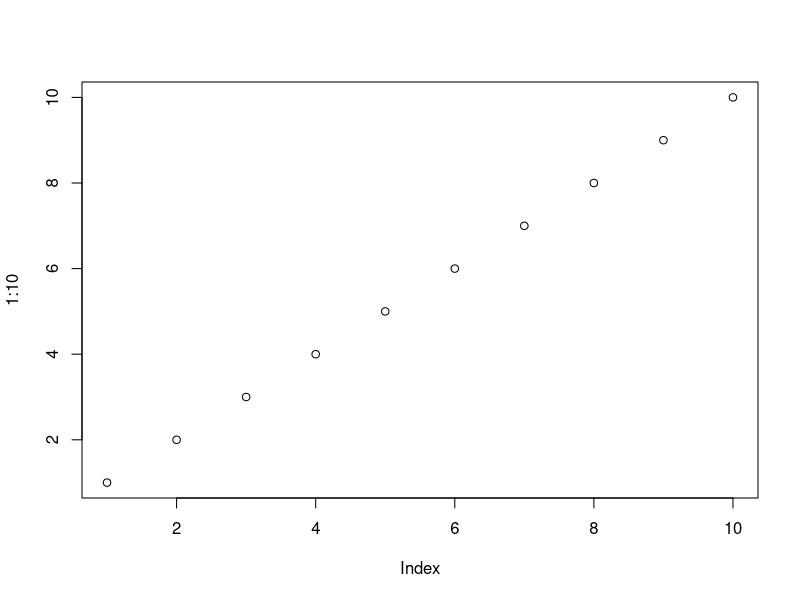
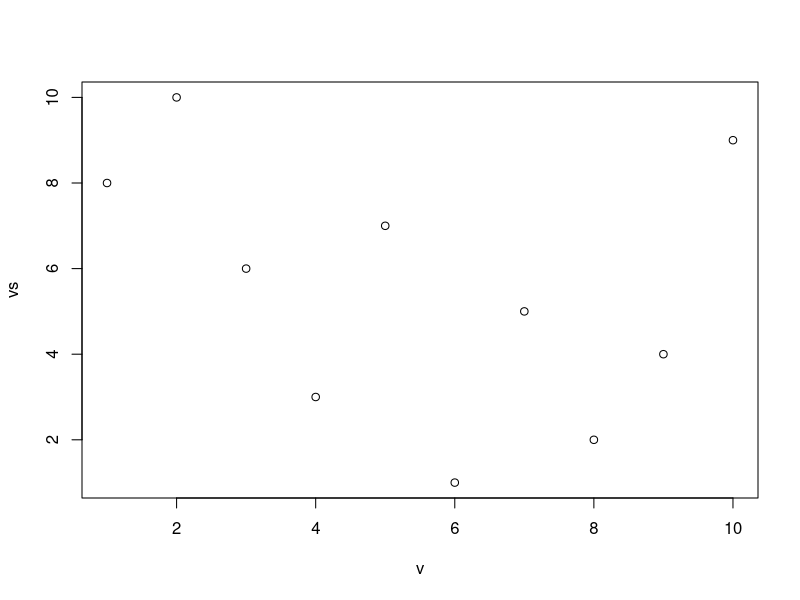
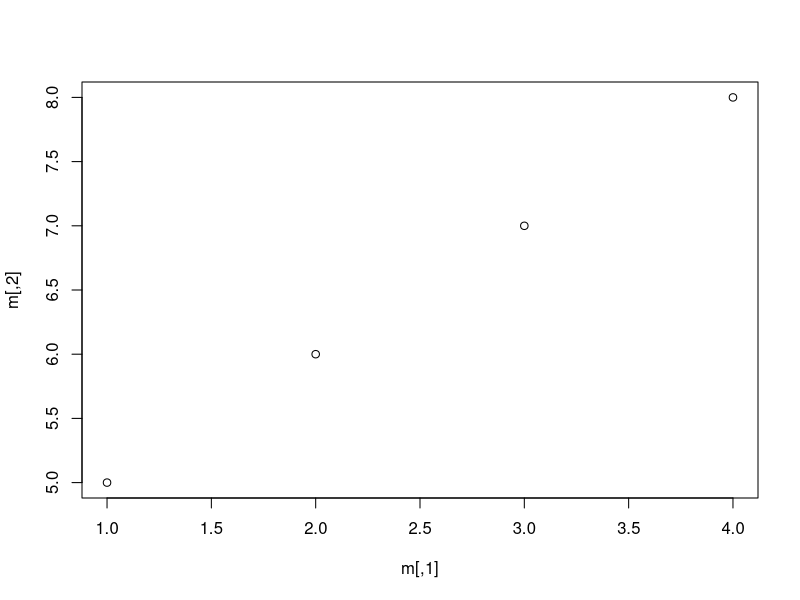
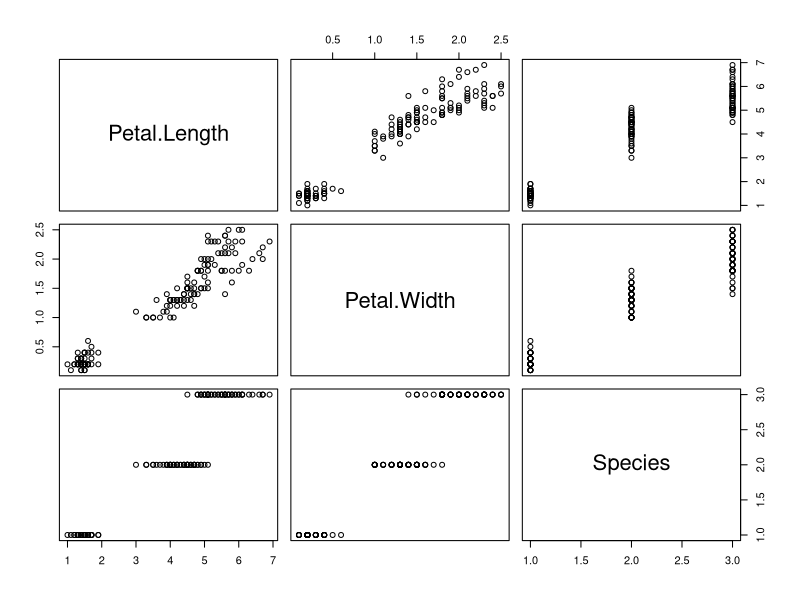
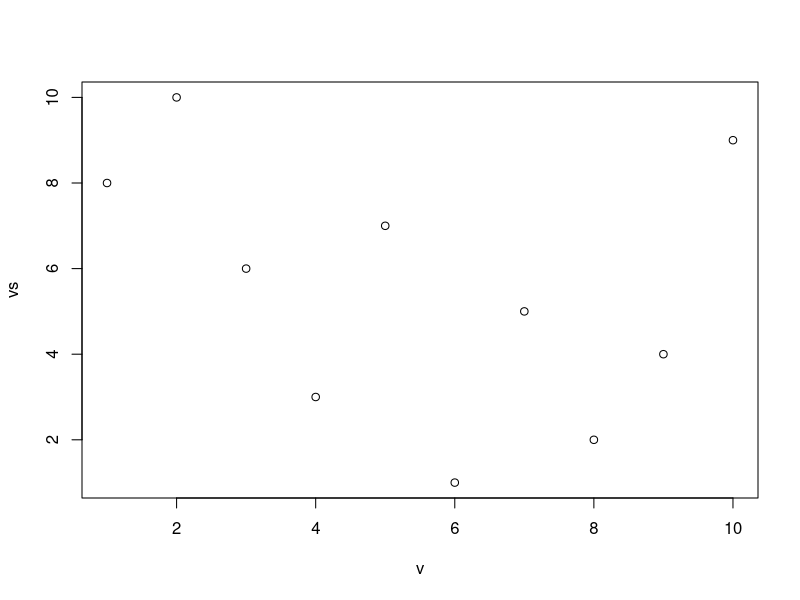
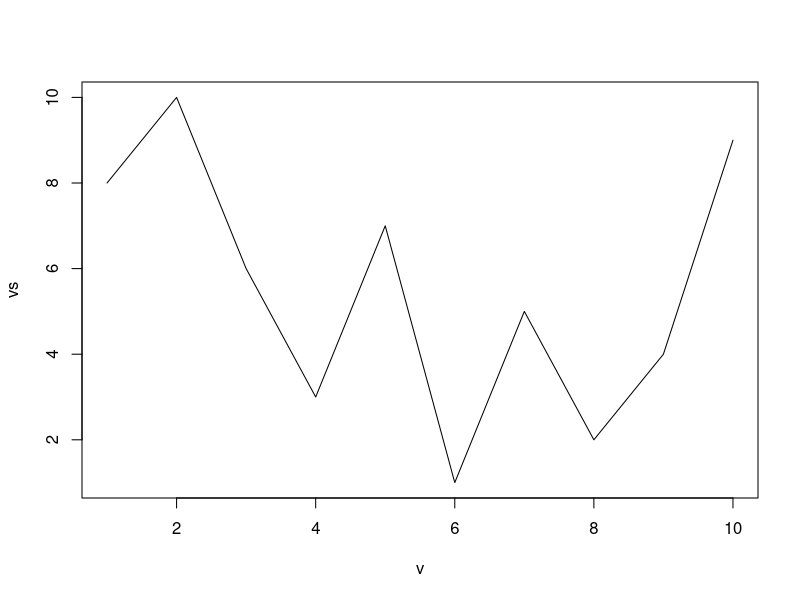
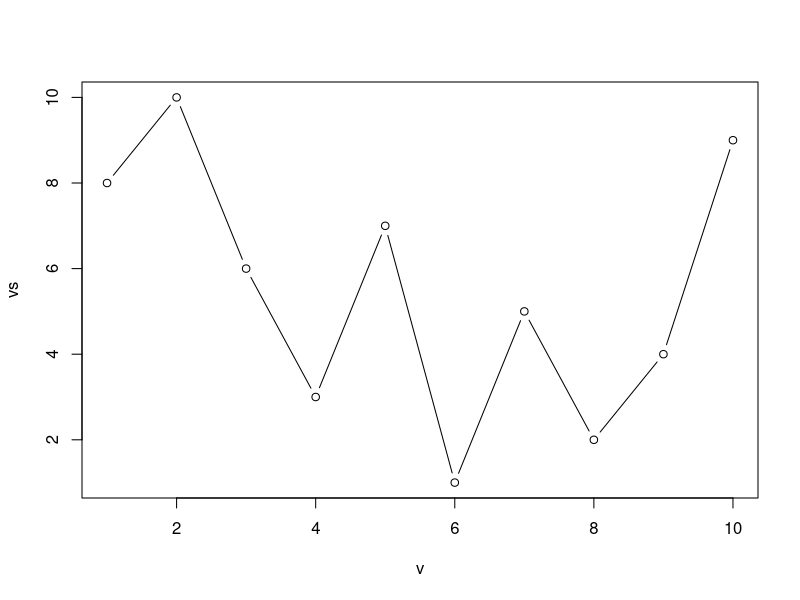
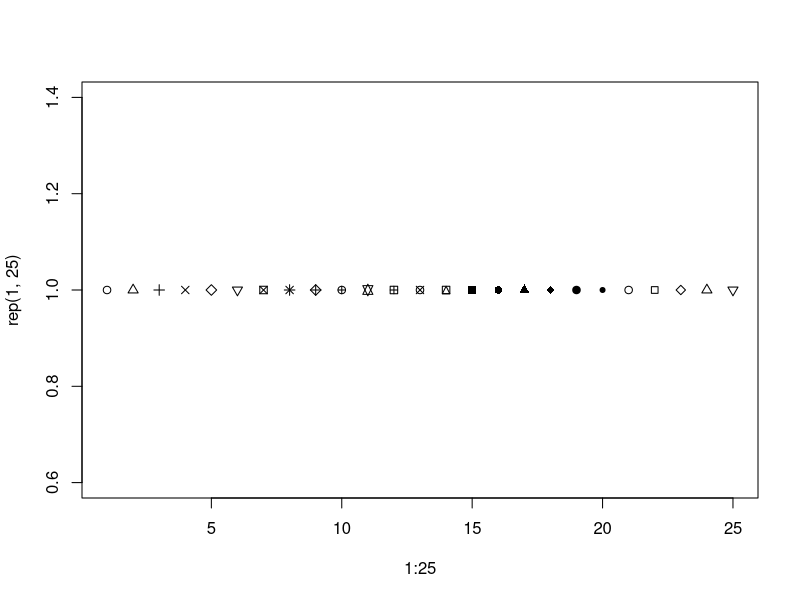

Write R code to recreate these figures, in order.
## ---- chunk 1
knitr::opts_chunk$set(
  collapse = TRUE,
  comment = "#>",
  fig.align = 'center',
  fig.height = 3, fig.width = 3
)
## ---- chunk 2
# a single numeric vector
# elements are plotted against their indices
v <- 1:10
plot(1:10)
# two numeric vectors
vs <- sample(v)
plot(x = v, y = vs)
# a matrix
# the first two columns are plotted as if they were x and y, the others are ignored
m <- matrix(1:12, 4, 3)
m
plot(m)
# a data frame
# every column is plotted against every other, creating a matrix of scatter plots
d <- iris[3:5]
plot(d)
## ---- chunk 3
plot(v, vs, type = 'p')
plot(v, vs, type = 'l')
plot(v, vs, type = 'b')
## ---- chunk 4
plot(1:25, rep(1, 25), pch = 1:25)
## ---- chunk 5
plot(1:25, rep(1, 25), pch = 1:5)
## ---- chunk 6
plot(v, vs, type = 'l', lty = 1)
plot(v, vs, type = 'l', lty = 2)
plot(v, vs, type = 'l', lty = 3)
## ---- chunk 7
# as a hex code
plot(v, vs, pch = 16, col = "#6495ED")
# as a character string
# see colors() for a list of available colors
plot(v, vs, pch = 16, col = "cornflowerblue")
# as a factor; each level is given a color based on the current palette
f <- factor(rep(letters[1:2], each = 5))
plot(v, vs, pch = 16, col = f)
# as an integer, which is interpreted as an index in the current palette
plot(v, vs, pch = 16, col = 2)
## ---- chunk 8
plot(v, vs, pch = 16, col = colorRampPalette(c('royalblue1', 'yellow', 'purple'))(10))
## ---- chunk 9
plot(v, vs, xlim = c(-2, 12))
## ---- chunk 10
plot(v, vs)
points(v, sample(v), pch = 20, col = 'green')
## ---- chunk 11
plot(log(0:2000 / 100), type = 'l')
abline(h = 0)
plot(log(0:2000 / 100), type = 'l')
abline(h = c(0,1), lty = c(1,2))
## ---- chunk 12
plot(v, vs, pch = 16)
# cex alone refers to the plotting characters
plot(v, vs, pch = 16, cex = 2)
# other cex parameters exist for other plot elements
plot(v, vs, pch = 16, cex.lab = 2)
## ---- chunk 13
plot(v, vs, xlab = 'label x', ylab = 'label y')
## ---- chunk 14
plot(v, vs, main = 'plot title')
## ---- chunk 15
plot(v, vs)
title('plot title')
## ---- chunk 16
plot(v, vs, col = f, pch = 16)
title('plot title')
legend('topright', legend = levels(f), col = 1:length(levels(f)), pch = 16, cex = 0.75)
## ---- chunk 17
m <- matrix(c(1, 1, 2, 1, 1, 2, 3, 3, 4), 3, 3, byrow = T)
m

layout(mat = m)
## ---- chunk 18
foo <- function() {
  # prepare layout
  layout(mat = m)

  # prepare data
  v1 <- rnorm(1e4)
  v2 <- runif(1e4, -1, 1)
  d1 <- density(v1)
  d2 <- density(v2)
  names(d2) <- c(names(d2)[2], names(d2)[-2])
  
  # draw plots
  plot(v1, v2, pch = 4, cex = 0.5)
  plot(d2, main = '', xlab = '', ylab = '')
  plot(d1, main = '', xlab = '', ylab = '')
  # draw an empty plot in field 16
  plot.new()
}

foo()
## ---- chunk 19
layout(mat = 1)
## ---- chunk 20
plot(rnorm(1e4), runif(1e4), pch = 4, cex = 0.2)
smoothScatter(rnorm(1e4), runif(1e4), pch = 4, cex = 0.2)
## ---- chunk 21
# a vector
barplot(v)
# a matrix
barplot(m)
barplot(m, beside = T)
## ---- chunk 22
# a vector
rv <- rnorm(1e2)
stripchart(rv, pch = 20)
stripchart(rv, method = 'jitter', pch = 20)

# a data frame
stripchart(iris[1:4], method = 'jitter', vertical = T, pch = 1)
## ---- chunk 23
# a vector
boxplot(rnorm(1e3))
# a matrix
boxplot(as.matrix(iris[1:4]))
#a data frame
boxplot(iris[1:4])
## ---- chunk 24
hist(rnorm(1e5))
hist(rnorm(1e5), breaks = 100)
## ---- chunk 25
persp(volcano)
contour(volcano)
image(volcano)
## ---- chunk 26
# numeric vs numeric draws a scatter plot
plot(Sepal.Length ~ Sepal.Width, data = iris, col = Species, pch = 20)
# numeric vs factor drawas a boxplot
plot(Sepal.Length ~ Species, data = iris, col = Species)
# two terms on RHS draws two plots
plot(Sepal.Length ~ Petal.Length + Petal.Width, data = iris)
# plot one column vs all others
plot(Sepal.Length ~ ., data = iris, col = Species, pch = 20)

## ---- chunk 27
barplot(yield ~ variety + year, data = lattice::barley, subset = site == 'Morris', beside = TRUE)
stripchart(Sepal.Length ~ Species, data = iris, vertical = T, method = 'jitter', pch = 1)
boxplot(Sepal.Length ~ Species, data = iris)
## ---- chunk 28
coplot(Sepal.Length ~ Sepal.Width | Species, data = iris, pch = 16, rows = 1)
## ---- chunk 29
library(lattice)
xyplot(Sepal.Length ~ Petal.Width | Species, data = iris, layout = c(3,1))
stripplot(yield ~ year | site, data = barley, layout = c(3,2))
bwplot(yield ~ year | variety, data = barley, layout = c(5,2))
bwplot(Sepal.Length ~ Species, data = iris)
histogram(~ Sepal.Length | Species, data = iris, layout = c(3,1))
levelplot(Sepal.Length ~ Petal.Width * Petal.Length | Species, data = datasets::iris, layout = c(3,1),
          at = seq(4, 8, length.out = 100), col.regions = colorRampPalette(c('blue', 'gray90', 'red'))(100),
          aspect = 1)
